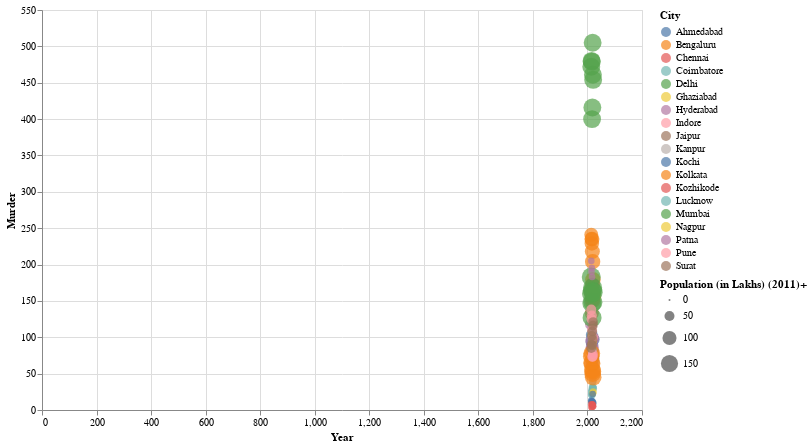

The cell this chart's notebook holds for it:
### Code cell
alt.Chart(dataset).mark_circle().encode(
    x='Year',
    y='Murder',
    color='City',
    size='Population (in Lakhs) (2011)+'
).properties(
    width=600,
    height=400
).interactive()

### Figure 1 — Vega-Lite specification as saved in the notebook (floating-point values rounded to 4 significant figures; data arrays with more than 128 entries replaced by an {"elided": "..."} marker saying what was removed)
{"config": {"view": {"continuousWidth": 300, "continuousHeight": 300}}, "data": {"name": "data-75b1137689332ac3de0ef2a0a25339ce"}, "mark": {"type": "circle"}, "encoding": {"color": {"field": "City", "type": "nominal"}, "size": {"field": "Population (in Lakhs) (2011)+", "type": "quantitative"}, "x": {"field": "Year", "type": "quantitative"}, "y": {"field": "Murder", "type": "quantitative"}}, "height": 400, "params": [{"name": "param_1", "select": {"type": "interval", "encodings": ["x", "y"]}, "bind": "scales"}], "width": 600, "$schema": "https://vega.github.io/schema/vega-lite/v5.20.1.json", "datasets": {"data-75b1137689332ac3de0ef2a0a25339ce": {"elided": "152 records"}}}
